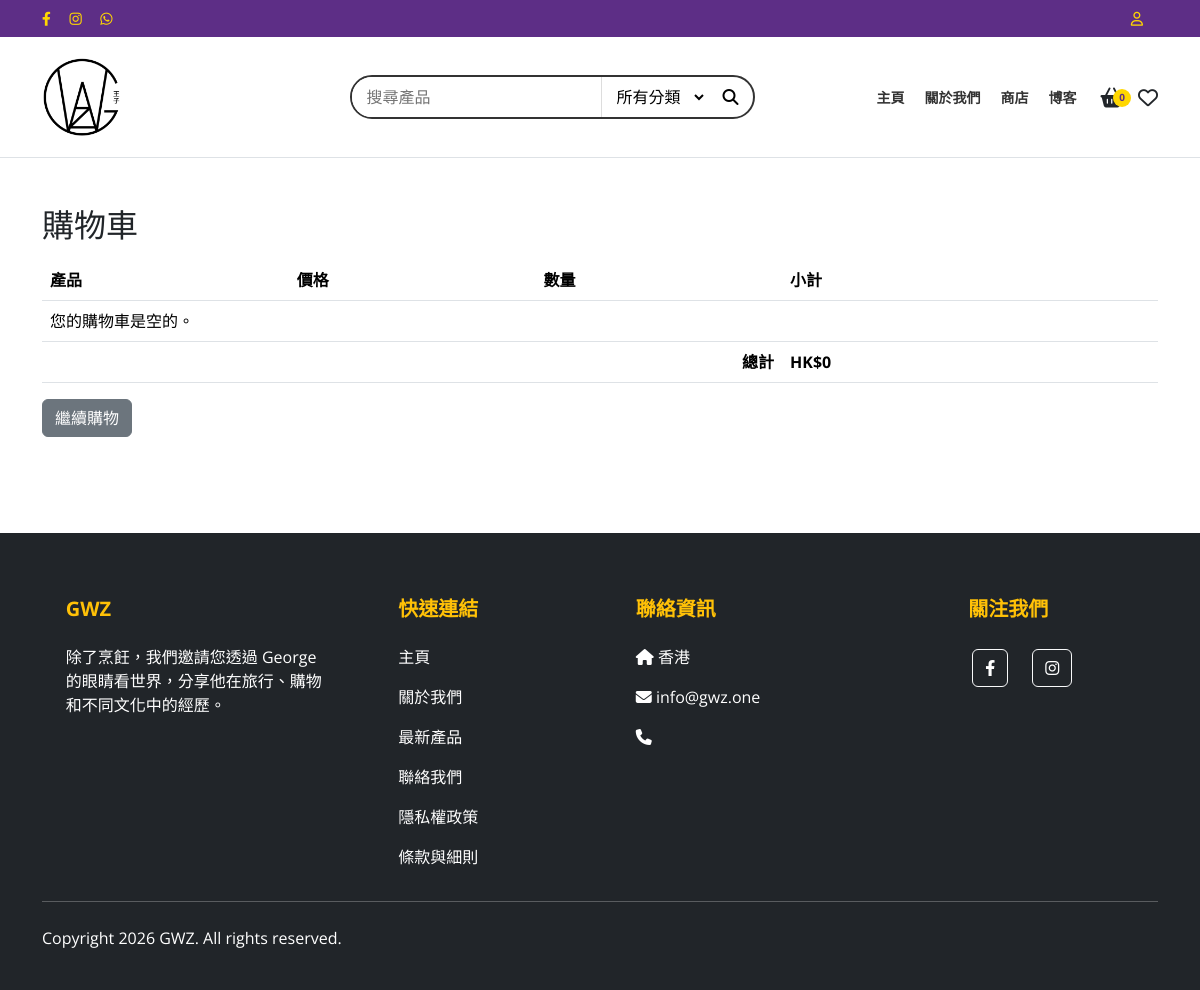
Page /cart/ on the committed database.
### store/models.py (models this page shows, shortened)
class SiteSettings(models.Model):
    site_name = models.CharField(max_length=100, default="My E-Shop", verbose_name=_("Site Name"))
    logo = models.ImageField(upload_to='site/', blank=True, null=True, verbose_name=_("Logo"))
    hero_banner = models.ImageField(upload_to='site/', blank=True, null=True, verbose_name=_("Hero Banner"))
    hero_title = models.CharField(max_length=200, blank=True, verbose_name=_("Hero Title"))
    hero_subtitle = models.CharField(max_length=200, blank=True, verbose_name=_("Hero Subtitle"))
    hero_button_text = models.CharField(max_length=50, blank=True, verbose_name=_("Hero Button Text"))
    hero_link = models.URLField(blank=True, verbose_name=_("Hero Link"))
    feature_title = models.CharField(max_length=200, blank=True, default="我們有什麽", verbose_name=_("Feature Title"))
    feature_subtitle = models.CharField(max_length=500, blank=True, default="加入我們對食物的精雕細琢之旅，感受我們的美食文化與獨特風格", verbose_name=_("Feature Subtitle"))
    feature_image = models.ImageField(upload_to='site/', blank=True, null=True, verbose_name=_("Feature Image"))
    founder_image = models.ImageField(upload_to='site/', blank=True, null=True, verbose_name=_("Founder Image"))
    founder_name = models.CharField(max_length=100, blank=True, default="王子", verbose_name=_("Founder Name"))
    founder_intro_title = models.CharField(max_length=200, blank=True, default="平凡中見不凡", verbose_name=_("Founder Intro Title"))
    founder_intro_text = models.TextField(blank=True, default="加入王子的美食之旅，享受生活中的美好事物！", verbose_name=_("Founder Intro Text"))
    contact_phone = models.CharField(max_length=50, blank=True, verbose_name=_("Contact Phone"))
    contact_email = models.EmailField(blank=True, verbose_name=_("Contact Email"))
    contact_address = models.CharField(max_length=255, blank=True, verbose_name=_("Contact Address"))
    contact_opening_hours = models.CharField(max_length=255, blank=True, default="週一至週日: 10:00AM - 10:00PM", verbose_name=_("Opening Hours"))
    footer_about = models.TextField(blank=True, verbose_name=_("Footer About"))
    footer_copyright = models.CharField(max_length=200, blank=True, default="Copyright © 2026 GWZ", verbose_name=_("Footer Copyright"))
    facebook_url = models.URLField(blank=True, verbose_name=_("Facebook URL"))
    instagram_url = models.URLField(blank=True, verbose_name=_("Instagram URL"))
    whatsapp_url = models.URLField(blank=True, verbose_name=_("WhatsApp URL"))
    facebook_pixel_id = models.CharField(max_length=50, blank=True, help_text="Example: 123456789", verbose_name=_("Facebook Pixel ID"))
    google_analytics_id = models.CharField(max_length=50, blank=True, help_text="Example: G-XXXXXXXXXX", verbose_name=_("Google Analytics ID"))
    smtp_host = models.CharField(max_length=200, blank=True, verbose_name=_("SMTP Host"))
    smtp_port = models.IntegerField(default=587, verbose_name=_("SMTP Port"))
    smtp_user = models.CharField(max_length=200, blank=True, verbose_name=_("SMTP User"))
    smtp_password = models.CharField(max_length=200, blank=True, verbose_name=_("SMTP Password"))
    smtp_use_tls = models.BooleanField(default=True, verbose_name=_("Use TLS"))
    smtp_from_email = models.EmailField(blank=True, verbose_name=_("From Email"))
    menu_home_text = models.CharField(max_length=50, default="主頁", verbose_name=_("Menu Home Text"))
    menu_store_text = models.CharField(max_length=50, default="商店", verbose_name=_("Menu Store Text"))
    menu_about_text = models.CharField(max_length=50, default="關於我們", verbose_name=_("Menu About Text"))
    menu_blog_text = models.CharField(max_length=50, default="博客", verbose_name=_("Menu Blog Text"))
    menu_contact_text = models.CharField(max_length=50, default="聯絡我們", verbose_name=_("Menu Contact Text"))
    menu_tutorial_text = models.CharField(max_length=50, default="購物流程教學", verbose_name=_("Menu Tutorial Text"))
    menu_tutorial_link = models.CharField(max_length=200, default="#", verbose_name=_("Menu Tutorial Link"))
    top_bar_bg_color = models.CharField(max_length=20, default="#F50057", verbose_name=_("Top Bar Bg Color"), help_text=_("Hex color code (e.g. #F50057)"))
    navbar_bg_color = models.CharField(max_length=20, default="#D32F2F", verbose_name=_("Navbar Bg Color"), help_text=_("Hex color code (e.g. #D32F2F)"))
    navbar_text_color = models.CharField(max_length=20, default="#ffffff", verbose_name=_("Navbar Text Color"), help_text=_("Hex color code (e.g. #ffffff)"))
    navbar_items = models.TextField(default="HP, CANON, BROTHER, EPSON, SAMSUNG, XEROX, PANTUM, LEXMARK, KODAK, 其他商品", verbose_name=_("Navbar Items"), help_text=_("Comma separated list"))
    product_label_bg_color = models.CharField(max_length=20, default="#D32F2F", verbose_name=_("Product Label Bg Color"))
    product_label_text_color = models.CharField(max_length=20, default="#ffffff", verbose_name=_("Product Label Text Color"))
    class Meta:
        verbose_name = _("Site Settings")
        verbose_name_plural = _("Site Settings")

### store/views.py (the view)
# urls.py: path('cart/', views.cart_view, name='cart_view'),
def cart_view(request):
    cart = _get_cart(request.session)
    items = []
    total = Decimal('0')
    for pid, item in cart.items():
        price = Decimal(item['price'])
        qty = int(item['qty'])
        subtotal = price * qty
        items.append({'id': int(pid), 'name': item['name'], 'price': price, 'qty': qty, 'subtotal': subtotal})
        total += subtotal
    coupon_id = request.session.get('coupon_id')
    coupon = None
    discount = Decimal('0')
    if coupon_id:
        try:
            coupon = Coupon.objects.get(id=coupon_id)
            discount = coupon.calculate_discount(total)
        except Coupon.DoesNotExist:
            request.session['coupon_id'] = None
    if total < discount:
        discount = total
    grand_total = total - discount
    coupon_form = CouponApplyForm()
    return render(request, 'store/cart.html', {
        'items': items,
        'total': total,
        'coupon': coupon,
        'discount': discount,
        'grand_total': grand_total,
        'coupon_form': coupon_form
    })

### templates/store/cart.html (shortened to what this page needs)
{% extends 'base.html' %}
{% load i18n %}
{% block content %}
<div class="container py-5">
<h2 class="mb-3">{% trans "Shopping Cart" %}</h2>
<div class="table-responsive">
  <table class="table align-middle">
    <thead>
      <tr>
        <th>{% trans "Product" %}</th><th>{% trans "Price" %}</th><th>{% trans "Quantity" %}</th><th>{% trans "Subtotal" %}</th><th></th>
      </tr>
    </thead>
    <tbody>
      {% for item in items %}
        <tr>
          <td>{{ item.name }}</td>
          <td>HK${{ item.price }}</td>
          <td>{{ item.qty }}</td>
          <td>HK${{ item.subtotal }}</td>
          <td><a href="{% url 'cart_remove' item.id %}" class="btn btn-sm btn-outline-danger">{% trans "Remove" %}</a></td>
        </tr>
      {% empty %}
        <tr><td colspan="5">{% trans "Your cart is empty." %}</td></tr>
      {% endfor %}
    </tbody>
    <tfoot>
      <tr>
        <th colspan="3" class="text-end">{% trans "Total" %}</th>
        <th>HK${{ total }}</th>
        <th></th>
      </tr>
    </tfoot>
  </table>
</div>
<div class="d-flex gap-2">
  <a href="{% url 'product_list' %}" class="btn btn-secondary">{% trans "Continue Shopping" %}</a>
</div>
</div>
{% endblock %}

### templates/base.html (shortened to what this page needs)
<!doctype html>
{% load i18n %}
<html lang="{{ LANGUAGE_CODE }}">
<head>
  {% load static %}
  <link href="https://cdn.jsdelivr.net/npm/bootstrap@5.3.3/dist/css/bootstrap.min.css" rel="stylesheet">
  <link rel="stylesheet" href="https://cdnjs.cloudflare.com/ajax/libs/font-awesome/6.4.0/css/all.min.css">
  <link rel="stylesheet" href="{% static 'css/style.css' %}">
</head>
<body>
  <div class="top-bar" style="background-color: {{ site_settings.top_bar_bg_color|default:'#F50057' }};">
    <div class="container d-flex justify-content-between align-items-center">
      <div class="social-icons">
        <a href="{{ site_settings.facebook_url|default:'#' }}"><i class="fab fa-facebook-f"></i></a>
        <a href="{{ site_settings.instagram_url|default:'#' }}"><i class="fab fa-instagram"></i></a>
        <a href="{{ site_settings.whatsapp_url|default:'#' }}"><i class="fab fa-whatsapp"></i></a>
      </div>
      <div class="d-flex align-items-center">
        {% if user.is_authenticated %}
            <a href="{% url 'profile' %}" class="text-white ms-2"><i class="fas fa-user"></i> {{ user.username }}</a>
            <form method="post" action="{% url 'logout' %}" class="d-inline ms-2">
                {% csrf_token %}
                <button type="submit" class="btn btn-link text-white p-0" style="font-size: 0.9rem;">{% trans "Logout" %}</button>
            </form>
        {% else %}
            <a href="{% url 'login' %}"><i class="far fa-user"></i></a>
        {% endif %}
      </div>
    </div>
  </div>
  <header class="main-header">
    <div class="container">
      <div class="row align-items-center">
        <div class="col-6 col-md-3 col-lg-3 d-flex align-items-center">
          <a href="{% url 'product_list' %}" class="text-decoration-none">
            <div class="d-flex align-items-center">
               {% if site_settings.logo %}
                 <img src="{{ site_settings.logo.url }}" alt="{{ site_settings.site_name }}" style="max-height: 80px; width: auto;">
               {% else %}
                 <img src="{% static 'img/logo.png' %}" alt="GWZ Logo" style="max-height: 80px; width: auto;">
               {% endif %}
            </div>
          </a>
        </div>
        <div class="col-12 col-md-5 col-lg-5 order-3 order-md-2 mt-3 mt-md-0">
          <form class="search-container" action="{% url 'product_list' %}" method="get">
            <input type="text" name="q" class="search-input" placeholder="{% trans 'Search products' %}" value="{{ search_query|default:'' }}">
            <select class="search-select d-none d-sm-block" name="category" onchange="this.form.submit()">
              <option value="">{% trans "All Categories" %}</option>
            </select>
            <button type="submit" class="search-btn">
              <i class="fas fa-search"></i>
            </button>
          </form>
        </div>
        <div class="col-6 col-md-4 col-lg-4 order-2 order-md-3">
          <div class="d-flex justify-content-end align-items-center">
            <div class="nav-links d-none d-lg-flex">
            <a href="{% url 'product_list' %}" class="{% if request.path == '/' %}active{% endif %}">{% if site_settings.menu_home_text %}{{ site_settings.menu_home_text }}{% else %}{% trans "Home" %}{% endif %}</a>
            <a href="{% url 'page_detail' 'about-us' %}" class="{% if '/pages/about-us/' in request.path %}active{% endif %}">{% if site_settings.menu_about_text %}{{ site_settings.menu_about_text }}{% else %}{% trans "About Us" %}{% endif %}</a>
            <a href="{% url 'shop' %}" class="{% if '/shop/' in request.path %}active{% endif %}">{% if site_settings.menu_store_text %}{{ site_settings.menu_store_text }}{% else %}{% trans "Store" %}{% endif %}</a>
            <a href="{% url 'page_detail' 'blog' %}" class="{% if '/pages/blog/' in request.path %}active{% endif %}">{% if site_settings.menu_blog_text %}{{ site_settings.menu_blog_text }}{% else %}{% trans "Blog" %}{% endif %}</a>
          </div>
            <div class="header-icons ms-4">
              <a href="#" class="cart-icon text-dark text-decoration-none" data-bs-toggle="offcanvas" data-bs-target="#shoppingCartOffcanvas" aria-controls="shoppingCartOffcanvas">
                <i class="fas fa-shopping-basket fa-lg"></i>
                <span class="cart-badge">{{ cart_item_count|default:0 }}</span>
              </a>
              <a href="{% url 'wishlist' %}" class="text-dark"><i class="far fa-heart fa-lg"></i></a>
            </div>
          </div>
        </div>
      </div>
    </div>
  </header>
  <main>
    {% block content %}{% endblock %}
  </main>
  <footer class="bg-dark text-white pt-5 pb-4 mt-5">
    <div class="container">
      <div class="row">
        <div class="col-md-3 col-lg-3 col-xl-3 mx-auto mt-3">
          <h5 class="text-uppercase mb-4 fw-bold text-warning">{{ site_settings.site_name|default:"GWZ" }}</h5>
          <p>
            {% trans "Beyond cooking, we invite you to see the world through George's eyes, sharing his experiences in travel, shopping, and different cultures." %}
          </p>
        </div>
        <div class="col-md-2 col-lg-2 col-xl-2 mx-auto mt-3">
          <h5 class="text-uppercase mb-4 fw-bold text-warning">{% trans "Quick Links" %}</h5>
          <p><a href="{% url 'product_list' %}" class="text-white text-decoration-none">{% if site_settings.menu_home_text %}{{ site_settings.menu_home_text }}{% else %}{% trans "Home" %}{% endif %}</a></p>
          <p><a href="{% url 'page_detail' 'about-us' %}" class="text-white text-decoration-none">{% if site_settings.menu_about_text %}{{ site_settings.menu_about_text }}{% else %}{% trans "About Us" %}{% endif %}</a></p>
          <p><a href="{% url 'product_list' %}" class="text-white text-decoration-none">{% trans "Latest Products" %}</a></p>
          <p><a href="{% url 'contact' %}" class="text-white text-decoration-none">{% if site_settings.menu_contact_text %}{{ site_settings.menu_contact_text }}{% else %}{% trans "Contact Us" %}{% endif %}</a></p>
          <p><a href="{% url 'page_detail' 'privacy' %}" class="text-white text-decoration-none">{% trans "Privacy Policy" %}</a></p>
          <p><a href="{% url 'page_detail' 'terms' %}" class="text-white text-decoration-none">{% trans "Terms & Conditions" %}</a></p>
        </div>
        <div class="col-md-4 col-lg-3 col-xl-3 mx-auto mt-3">
          <h5 class="text-uppercase mb-4 fw-bold text-warning">{% trans "Contact Info" %}</h5>
          <p><i class="fas fa-home mr-3"></i> {{ site_settings.contact_address|default:"Hong Kong" }}</p>
          <p><i class="fas fa-envelope mr-3"></i> {{ site_settings.contact_email|default:"info@gwz.one" }}</p>
          <p><i class="fas fa-phone mr-3"></i> {{ site_settings.contact_phone|default:"" }}</p>
        </div>
        <div class="col-md-3 col-lg-2 col-xl-2 mx-auto mt-3">
           <h5 class="text-uppercase mb-4 fw-bold text-warning">{% trans "Follow Us" %}</h5>
           <div class="d-flex gap-3">
             <a href="{{ site_settings.facebook_url|default:'#' }}" class="btn btn-outline-light btn-floating m-1 text-white" role="button"><i class="fab fa-facebook-f"></i></a>
             <a href="{{ site_settings.instagram_url|default:'#' }}" class="btn btn-outline-light btn-floating m-1 text-white" role="button"><i class="fab fa-instagram"></i></a>
           </div>
        </div>
      </div>
      <hr class="mb-4">
      <div class="row align-items-center">
        <div class="col-md-7 col-lg-8">
          <p>{{ site_settings.footer_copyright|default:"Copyright © 2026 GWZ. All rights reserved." }}</p>
        </div>
      </div>
    </div>
  </footer>
</body>
</html>

### rows in the picture
SiteSettings: menu_home_text "主頁", menu_about_text "關於我們", menu_store_text "商店", menu_blog_text "博客", site_name "GWZ", menu_contact_text "聯絡我們", contact_address "香港", contact_email "info@gwz.one", footer_copyright "Copyright 2026 GWZ. All rights reserved."

### other values in the picture
{{ cart_item_count|default:0 }} "0"
{{ total }} "0"
